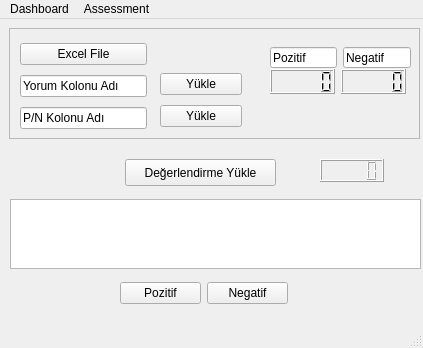
<?xml version="1.0" encoding="UTF-8"?>
<ui version="4.0">
 <class>MainWindow</class>
 <widget class="QMainWindow" name="MainWindow">
  <property name="geometry">
   <rect>
    <x>0</x>
    <y>0</y>
    <width>423</width>
    <height>348</height>
   </rect>
  </property>
  <property name="windowTitle">
   <string>MainWindow</string>
  </property>
  <widget class="QWidget" name="centralwidget">
   <widget class="QFrame" name="frame">
    <property name="geometry">
     <rect>
      <x>9</x>
      <y>9</y>
      <width>411</width>
      <height>111</height>
     </rect>
    </property>
    <property name="autoFillBackground">
     <bool>false</bool>
    </property>
    <property name="frameShape">
     <enum>QFrame::StyledPanel</enum>
    </property>
    <property name="frameShadow">
     <enum>QFrame::Raised</enum>
    </property>
   </widget>
   <widget class="QTextEdit" name="textEdit">
    <property name="geometry">
     <rect>
      <x>10</x>
      <y>180</y>
      <width>411</width>
      <height>70</height>
     </rect>
    </property>
   </widget>
   <widget class="QPushButton" name="load_eval">
    <property name="geometry">
     <rect>
      <x>125</x>
      <y>140</y>
      <width>151</width>
      <height>27</height>
     </rect>
    </property>
    <property name="text">
     <string>Değerlendirme Yükle</string>
    </property>
   </widget>
   <widget class="QLCDNumber" name="KalanSorular">
    <property name="geometry">
     <rect>
      <x>320</x>
      <y>140</y>
      <width>64</width>
      <height>23</height>
     </rect>
    </property>
   </widget>
   <widget class="QWidget" name="">
    <property name="geometry">
     <rect>
      <x>20</x>
      <y>20</y>
      <width>127</width>
      <height>95</height>
     </rect>
    </property>
    <layout class="QVBoxLayout" name="verticalLayout">
     <item>
      <widget class="QPushButton" name="excel_name">
       <property name="text">
        <string>Excel File</string>
       </property>
      </widget>
     </item>
     <item>
      <widget class="QLineEdit" name="com_col">
       <property name="text">
        <string>Yorum Kolonu Adı</string>
       </property>
      </widget>
     </item>
     <item>
      <widget class="QLineEdit" name="com_pn">
       <property name="text">
        <string>P/N Kolonu Adı</string>
       </property>
      </widget>
     </item>
    </layout>
   </widget>
   <widget class="QWidget" name="">
    <property name="geometry">
     <rect>
      <x>160</x>
      <y>50</y>
      <width>82</width>
      <height>62</height>
     </rect>
    </property>
    <layout class="QVBoxLayout" name="verticalLayout_2">
     <item>
      <widget class="QPushButton" name="com_load">
       <property name="text">
        <string>Yükle</string>
       </property>
      </widget>
     </item>
     <item>
      <widget class="QPushButton" name="pn_load">
       <property name="text">
        <string>Yükle</string>
       </property>
      </widget>
     </item>
    </layout>
   </widget>
   <widget class="QWidget" name="">
    <property name="geometry">
     <rect>
      <x>270</x>
      <y>50</y>
      <width>136</width>
      <height>25</height>
     </rect>
    </property>
    <layout class="QHBoxLayout" name="horizontalLayout">
     <item>
      <widget class="QLCDNumber" name="PozitifSay"/>
     </item>
     <item>
      <widget class="QLCDNumber" name="NegatifSay"/>
     </item>
    </layout>
   </widget>
   <widget class="QWidget" name="">
    <property name="geometry">
     <rect>
      <x>270</x>
      <y>28</y>
      <width>141</width>
      <height>21</height>
     </rect>
    </property>
    <layout class="QHBoxLayout" name="horizontalLayout_2">
     <item>
      <widget class="QLineEdit" name="lineEdit_3">
       <property name="text">
        <string>Pozitif</string>
       </property>
      </widget>
     </item>
     <item>
      <widget class="QLineEdit" name="lineEdit_4">
       <property name="text">
        <string>Negatif</string>
       </property>
      </widget>
     </item>
    </layout>
   </widget>
   <widget class="QWidget" name="">
    <property name="geometry">
     <rect>
      <x>120</x>
      <y>260</y>
      <width>168</width>
      <height>29</height>
     </rect>
    </property>
    <layout class="QHBoxLayout" name="horizontalLayout_3">
     <item>
      <widget class="QPushButton" name="pos_eval">
       <property name="text">
        <string>Pozitif</string>
       </property>
      </widget>
     </item>
     <item>
      <widget class="QPushButton" name="neg_eval">
       <property name="text">
        <string>Negatif</string>
       </property>
      </widget>
     </item>
    </layout>
   </widget>
  </widget>
  <widget class="QMenuBar" name="menubar">
   <property name="geometry">
    <rect>
     <x>0</x>
     <y>0</y>
     <width>423</width>
     <height>24</height>
    </rect>
   </property>
   <widget class="QMenu" name="menuDashboard">
    <property name="title">
     <string>Dashboard</string>
    </property>
   </widget>
   <widget class="QMenu" name="menuAssessment">
    <property name="title">
     <string>Assessment</string>
    </property>
   </widget>
   <addaction name="menuDashboard"/>
   <addaction name="menuAssessment"/>
  </widget>
  <widget class="QStatusBar" name="statusbar"/>
 </widget>
 <resources/>
 <connections/>
</ui>
